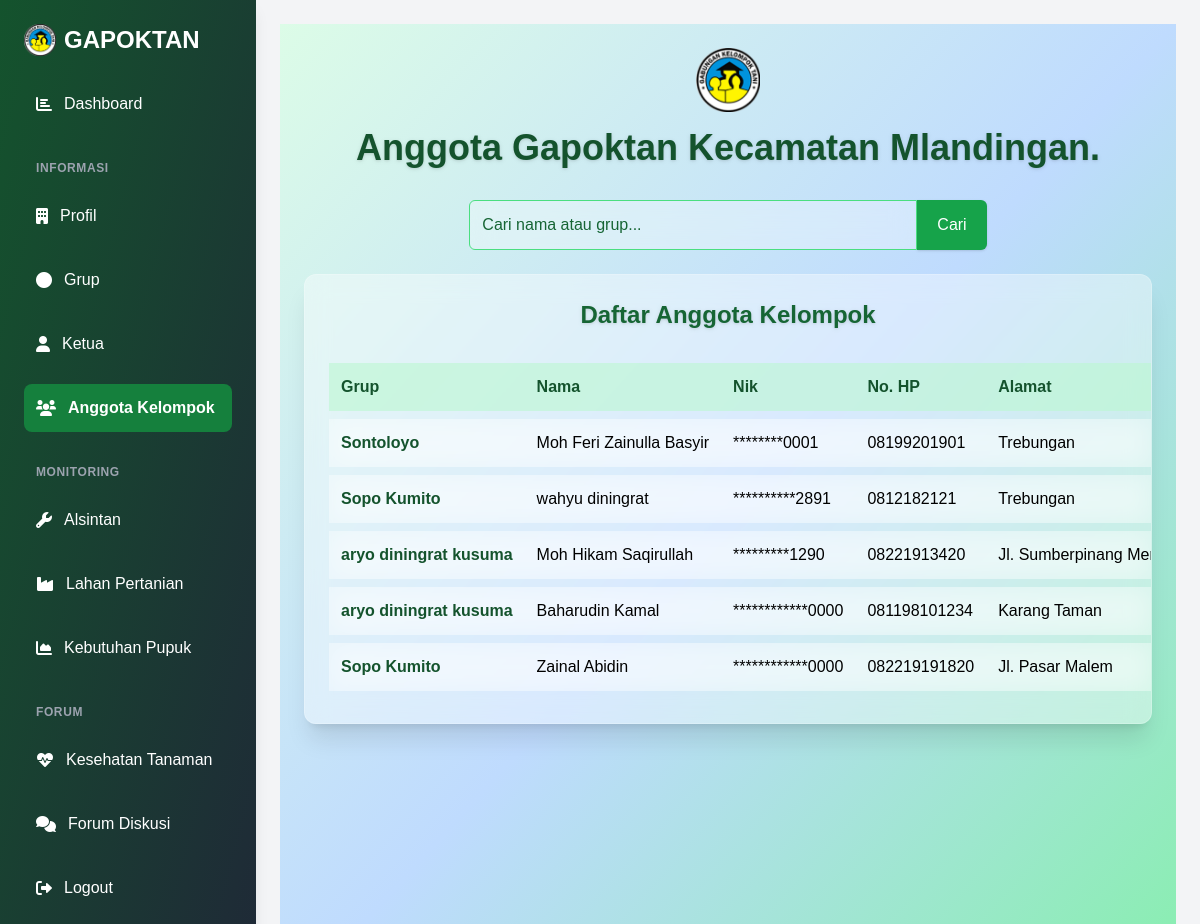
The page /anggota on the database its author committed.
### administrator/models.py (models this page shows, shortened)
class Petani(models.Model):
    grup = models.ForeignKey(Grup, on_delete=models.CASCADE, related_name='anggota')
    nama = models.CharField(max_length=100)
    nik = models.CharField(max_length=100, default="0000000000000000")
    no_hp = models.CharField(max_length=15)
    alamat = RichTextField(blank=True, null=True)
    created_at = models.DateField(default=timezone.now)
    slug = models.SlugField(max_length=200,null=True,blank=True, unique=True)
    class Meta:
        verbose_name_plural ="Data Petani"
    def nik_tersembunyi(self):
        return self.nik[:-4].replace(self.nik[:-4], '*' * len(self.nik[:-4])) + self.nik[-4:]

class Grup(models.Model):
    nama = models.CharField(max_length=100, unique=True)
    aktif = models.BooleanField(default=True)
    slug = models.SlugField(max_length=200, null=True,blank=True, unique=True)
    class Meta:
        verbose_name_plural ="Data Grup"
    def __str__(self):
        return self.nama

### petani/views.py (the view)
# urls.py: path('anggota', views.anggota, name='anggota'),
def anggota(request):
    query = request.GET.get('q')
    if query:
        query_petani = Petani.objects.filter(
            Q(nama__icontains=query) | Q(grup__nama__icontains=query)
        ).order_by('-id')
    else:
        query_petani = Petani.objects.order_by('-id')
    context = {
        "judul": "Halaman anggota",
        "menu": "anggota",
        'petani': query_petani,
    }
    return render(request, 'anggota.html', context)

### petani/templates/anggota.html (shortened to what this page needs)
{% extends "base.html" %}
{% load static %}
{% block content %}
<div class="min-h-screen bg-gradient-to-br from-green-100 via-blue-200 to-green-300 p-6">
    <header class="mb-8 text-center">
        <div class="flex justify-center mb-4">
            <img src="{% static 'gambar/logo.png' %}" alt="Logo" class="w-16 h-16">
        </div>
        <h1 class="text-4xl font-extrabold text-green-900 drop-shadow">Anggota Gapoktan Kecamatan Mlandingan.</h1>
    </header>
    <form method="get" action="" class="mb-6 flex justify-center">
        <input type="text" name="q" placeholder="Cari nama atau grup..."
            value="{{ request.GET.q }}"
            class="p-3 border border-green-400 rounded-l-md w-full max-w-md focus:outline-none focus:ring-2 focus:ring-green-500 bg-white/30 backdrop-blur-md text-green-900 placeholder-green-800">
        <button type="submit" class="bg-green-600 text-white px-5 rounded-r-md hover:bg-green-700 transition shadow">Cari</button>
    </form>
    <div class="backdrop-blur-md bg-white/40 rounded-xl shadow-xl p-6 border border-white/20 max-w-6xl mx-auto overflow-x-auto">
        <h2 class="text-2xl font-bold mb-6 text-center text-green-800 drop-shadow">Daftar Anggota Kelompok</h2>
        <table class="w-full min-w-max text-left border-separate border-spacing-y-2">
            <thead>
                <tr class="bg-green-200/60 text-green-900">
                    <th class="p-3">Grup</th>
                    <th class="p-3">Nama</th>
                    <th class="p-3">Nik</th>
                    <th class="p-3">No. HP</th>
                    <th class="p-3">Alamat</th>
                </tr>
            </thead>
            {% for row in petani %}
            <tbody>
                <tr class="hover:bg-green-100/50 transition backdrop-blur-md bg-white/30">
                    <td class="p-3 text-green-900 font-semibold">{{ row.grup }}</td>
                    <td class="p-3">{{ row.nama }}</td>
                    <td class="p-3">{{ row.nik_tersembunyi }}</td>
                    <td class="p-3">{{ row.no_hp }}</td>
                    <td class="p-3">{{ row.alamat|safe }}</td>
                </tr>
            </tbody>
            {% empty %}
            <tbody>
                <tr>
                    <td colspan="5" class="text-center text-red-500 italic p-3">Data tidak ditemukan.</td>
                </tr>
            </tbody>
            {% endfor %}
        </table>
    </div>
</div>
{% endblock content %}

### rows shown on the page
Petani: grup "Sontoloyo", nama "Moh Feri Zainulla Basyir", nik_tersembunyi "********0001", no_hp "08199201901", alamat "Trebungan"
Petani: grup "Sopo Kumito", nama "wahyu diningrat", nik_tersembunyi "**********2891", no_hp "0812182121", alamat "Trebungan"
Petani: grup "aryo diningrat kusuma", nama "Moh Hikam Saqirullah", nik_tersembunyi "*********1290", no_hp "08221913420", alamat "Jl. Sumberpinang…"
Petani: grup "aryo diningrat kusuma", nama "Baharudin Kamal", nik_tersembunyi "************0000", no_hp "081198101234", alamat "Karang Taman"
Petani: grup "Sopo Kumito", nama "Zainal Abidin", nik_tersembunyi "************0000", no_hp "082219191820", alamat "Jl. Pasar Malem"
